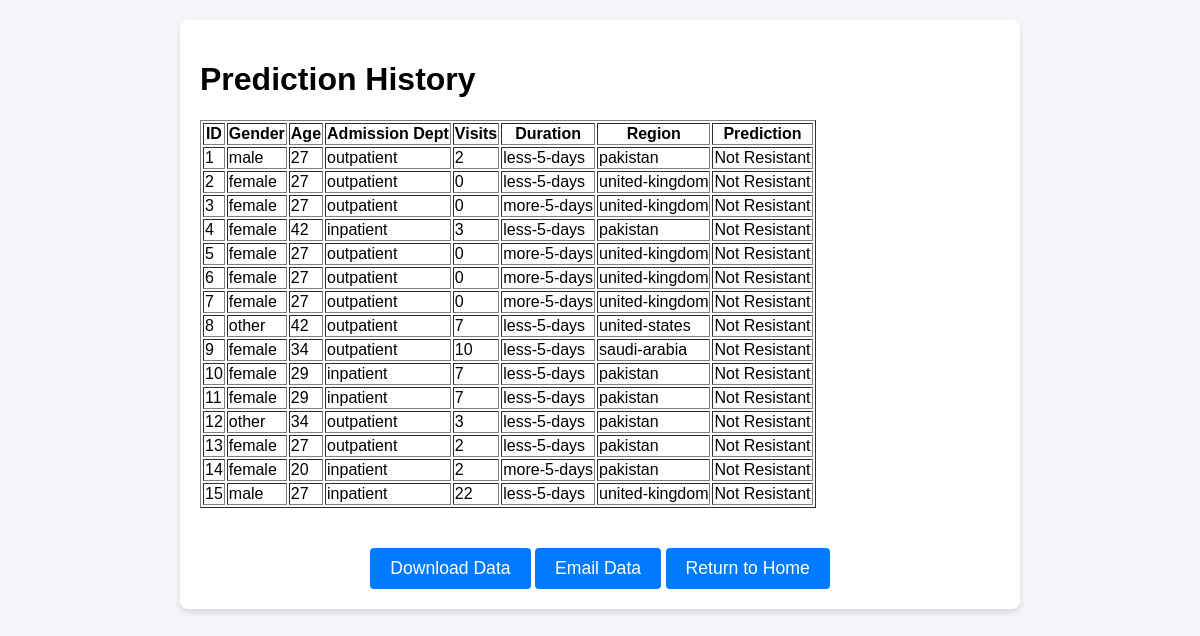
The app's page /analysis with its own data.
### tables this page shows
CREATE TABLE patients (
        id INTEGER PRIMARY KEY AUTOINCREMENT,
        gender TEXT,
        age INTEGER,
        admission_department TEXT,
        previous_visits INTEGER,
        hospitalization_duration TEXT,
        last_exposure TEXT,
        region TEXT,
        ciprofloxacin INTEGER,  -- New column to track Ciprofloxacin usage
        resistance_in_urine INTEGER,  -- New column to track resistance in urine culture
        previous_resistance_to_antibiotics INTEGER,  -- New column for previous resistance to antibiotics
        diabetes INTEGER,
        hypertension INTEGER,
        chronic_lung_disease INTEGER,
        cardiovascular_disease INTEGER,
        resistance_prediction INTEGER  -- The prediction result
    );

### app.py (the view)
@app.route("/analysis")
def analysis():
    conn = get_db_connection()
    cursor = conn.cursor()
    cursor.execute("SELECT * FROM patients")
    history = cursor.fetchall()
    conn.close()
    return render_template("analysis.html", history=history)

### database.py (called while the page is built)
def get_db_connection():
    conn = sqlite3.connect("antibiotic_resistance.db")
    conn.row_factory = sqlite3.Row  # Access rows as dictionaries for convenience
    return conn

### templates/analysis.html (shortened to what this page needs)
<!DOCTYPE html>
<html lang="en">
<head>
    <link rel="stylesheet" href="static/CDSS.css">
</head>
<body>
    <div class="container">
        <h1>Prediction History</h1>
        <table border="1">
            <thead>
                <tr>
                    <th>ID</th>
                    <th>Gender</th>
                    <th>Age</th>
                    <th>Admission Dept</th>
                    <th>Visits</th>
                    <th>Duration</th>
                    <th>Region</th>
                    <th>Prediction</th>
                </tr>
            </thead>
            <tbody>
                {% for row in history %}
                <tr>
                    <td>{{ row.id }}</td>
                    <td>{{ row.gender }}</td>
                    <td>{{ row.age }}</td>
                    <td>{{ row.admission_department }}</td>
                    <td>{{ row.previous_visits }}</td>
                    <td>{{ row.hospitalization_duration }}</td>
                    <td>{{ row.region }}</td>
                    <td>{{ 'Resistant' if row.resistance_prediction == 1 else 'Not Resistant' }}</td>
                </tr>
                {% endfor %}
            </tbody>
        </table>
        <div class="button-group">
            <button onclick="window.location.href='/download-history';">Download Data</button>
            <button onclick="window.location.href='/email-history';">Email Data</button>
            <a href="/" class="button">Return to Home</a>
        </div>
    </div>
</body>
</html>

### static/CDSS.css (style rules this page uses)
body { font-family: Arial, sans-serif; background-color: #f4f4f9; margin: 0; padding: 0; }
.container { background-color: #ffffff; padding: 20px; border-radius: 8px; box-shadow: 0 4px 6px rgba(0, 0, 0, 0.1); width: 80%; max-width: 600px; margin: 20px auto; }
.button-group { text-align: center; margin-top: 20px; }
button { background-color: #007bff; color: white; padding: 10px 20px; border: none; border-radius: 4px; cursor: pointer; font-size: 1em; }
a.button { display: inline-block; background-color: #007bff; color: white; text-decoration: none; padding: 10px 20px; border-radius: 4px; font-size: 1em; text-align: center; margin-top: 20px; }
@media (min-width: 1025px) { .container { width: 70%; max-width: 800px; } }
@media (min-width: 1025px) { button, a.button { font-size: 1.1em; padding: 10px 20px; } }

### records on screen
patients: id "1", gender "male", age "27", admission_department "outpatient", previous_visits "2", hospitalization_duration "less-5-days", region "pakistan", resistance_prediction "Not Resistant"
patients: id "2", gender "female", age "27", admission_department "outpatient", previous_visits "0", hospitalization_duration "less-5-days", region "united-kingdom", resistance_prediction "Not Resistant"
patients: id "3", gender "female", age "27", admission_department "outpatient", previous_visits "0", hospitalization_duration "more-5-days", region "united-kingdom", resistance_prediction "Not Resistant"
patients: id "4", gender "female", age "42", admission_department "inpatient", previous_visits "3", hospitalization_duration "less-5-days", region "pakistan", resistance_prediction "Not Resistant"
patients: id "5", gender "female", age "27", admission_department "outpatient", previous_visits "0", hospitalization_duration "more-5-days", region "united-kingdom", resistance_prediction "Not Resistant"
patients: id "6", gender "female", age "27", admission_department "outpatient", previous_visits "0", hospitalization_duration "more-5-days", region "united-kingdom", resistance_prediction "Not Resistant"
patients: id "7", gender "female", age "27", admission_department "outpatient", previous_visits "0", hospitalization_duration "more-5-days", region "united-kingdom", resistance_prediction "Not Resistant"
patients: id "8", gender "other", age "42", admission_department "outpatient", previous_visits "7", hospitalization_duration "less-5-days", region "united-states", resistance_prediction "Not Resistant"
patients: id "9", gender "female", age "34", admission_department "outpatient", previous_visits "10", hospitalization_duration "less-5-days", region "saudi-arabia", resistance_prediction "Not Resistant"
patients: id "10", gender "female", age "29", admission_department "inpatient", previous_visits "7", hospitalization_duration "less-5-days", region "pakistan", resistance_prediction "Not Resistant"
patients: id "11", gender "female", age "29", admission_department "inpatient", previous_visits "7", hospitalization_duration "less-5-days", region "pakistan", resistance_prediction "Not Resistant"
patients: id "12", gender "other", age "34", admission_department "outpatient", previous_visits "3", hospitalization_duration "less-5-days", region "pakistan", resistance_prediction "Not Resistant"
patients: id "13", gender "female", age "27", admission_department "outpatient", previous_visits "2", hospitalization_duration "less-5-days", region "pakistan", resistance_prediction "Not Resistant"
patients: id "14", gender "female", age "20", admission_department "inpatient", previous_visits "2", hospitalization_duration "more-5-days", region "pakistan", resistance_prediction "Not Resistant"
patients: id "15", gender "male", age "27", admission_department "inpatient", previous_visits "22", hospitalization_duration "less-5-days", region "united-kingdom", resistance_prediction "Not Resistant"
